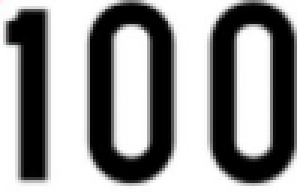
%> input picture Images/highQualitySign.PNG, 99 x 64 px (shown 3 times larger)
$ octave Untitled.m   (GNU Octave 9; MATLAB toolbox functions it lacks are replaced by stand-ins)
%> lines starting %> are read from the running program, lines starting %| are printed output that depends on the picture; in (x1, y1, x2, y2) boxes, pixels count from 0 and x2, y2 are one past the last pixel; in counts of white or black regions, pixels touching at a corner belong together; the program's own positions count from 1
jpgFilename = strcat('highQualitySign.png');
I = imread(jpgFilename);
%> I is the input picture: size 64x99x3 uint8; mean R, G, B 148.5, 148.5, 148.5
imshow(I);
% RGB to Gray filter
       I = rgb2gray(I);
%> I: size 64x99 uint8
       % Sharpen Filter
       I = imsharpen(I, 'Amount', 0.9);
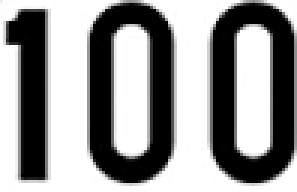
%> I: size 64x99 uint8 (shown 3 times larger); min 0, max 255, mean 149.1
       % Binarization Filter
       I = imbinarize(I,'adaptive','ForegroundPolarity','dark','Sensitivity',0.55);
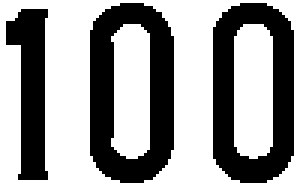
%> I: size 64x99 logical (shown 3 times larger); 61.2% white; 3 black regions, box (x1, y1, x2, y2) and area: (30, 1, 58, 61) 1009, (71, 1, 98, 61) 939, (2, 3, 16, 60) 508
       % Remove indivual spots of noise
       I = bwmorph(I, 'clean');
       % Fill adjoining broken lines
       I = bwmorph(I, 'fill');
       % Optical Character Recognition
%> (the run ends here)

$ run again, with Images/circleIdentified.jpg saved as Images/highQualitySign.PNG
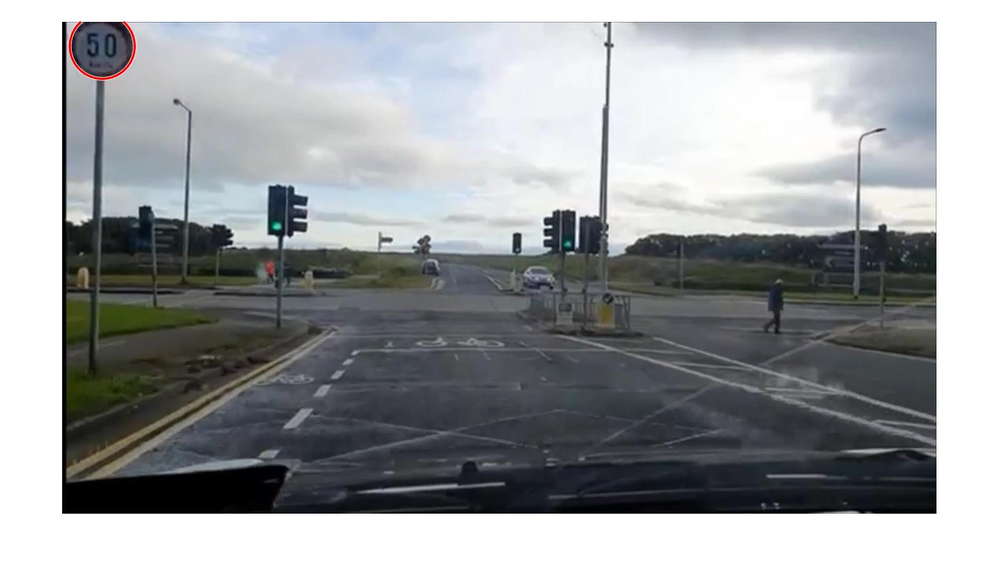
%> input picture Images/circleIdentified.jpg, 1000 x 569 px, shrunk from 1464 x 833 before the run
%> I is the input picture: size 569x1000x3 uint8; mean R, G, B 154.9, 157.5, 159.7
%> `I = rgb2gray(I);`:
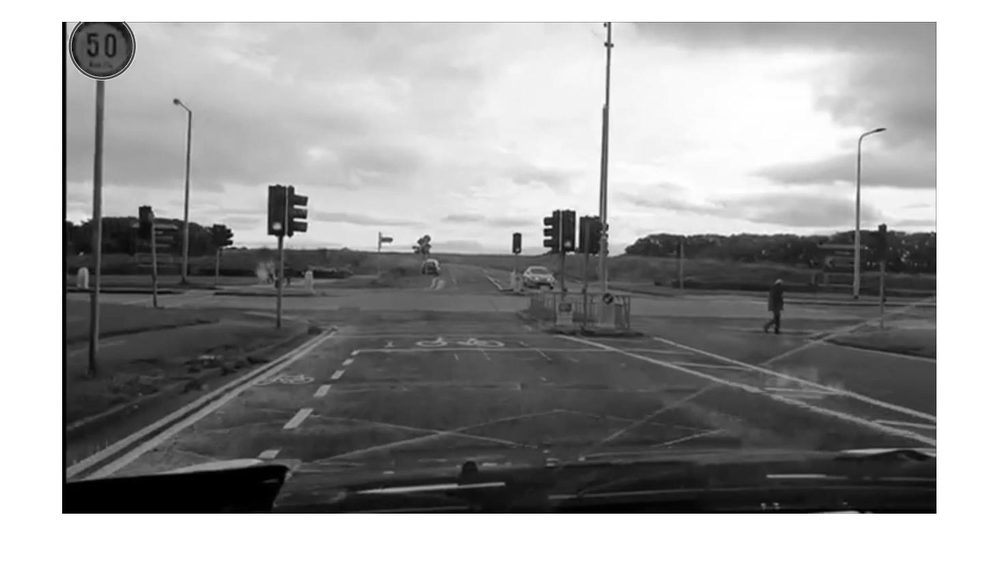
%> I: size 569x1000 uint8; min 0, max 255, mean 157
%> `I = imbinarize(I,'adaptive','ForegroundPolarity','dark','Sensitivity',..`:
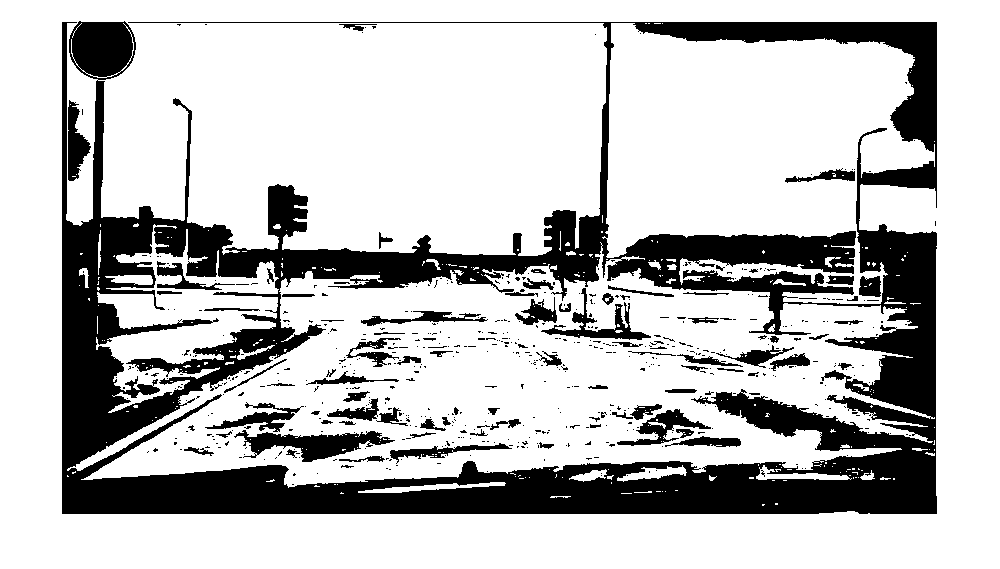
%> I: size 569x1000 logical; 75.1% white; 582 black regions (493 under 20 px), largest, box (x1, y1, x2, y2) and area: (62, 21, 937, 514) 122291, (234, 430, 395, 462) 2333, (541, 288, 651, 340) 1263

$ run again, with Images/highQualityPrediction.jpg saved as Images/highQualitySign.PNG
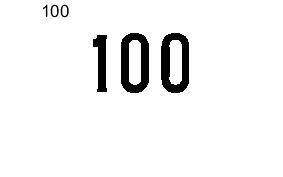
%> input picture Images/highQualityPrediction.jpg, 283 x 177 px
%> I is the input picture: size 177x283x3 uint8; min 0, max 255, mean 241.5
%> `I = imbinarize(I,'adaptive','ForegroundPolarity','dark','Sensitivity',..`:
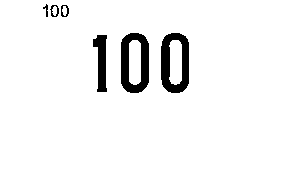
%> I: size 177x283 logical; 94.7% white; 6 black regions, box (x1, y1, x2, y2) and area: (121, 33, 149, 93) 1021, (161, 33, 189, 93) 1011, (93, 35, 107, 92) 512, (50, 5, 59, 17) 49, (61, 5, 69, 17) 48, (43, 4, 48, 17) 30
